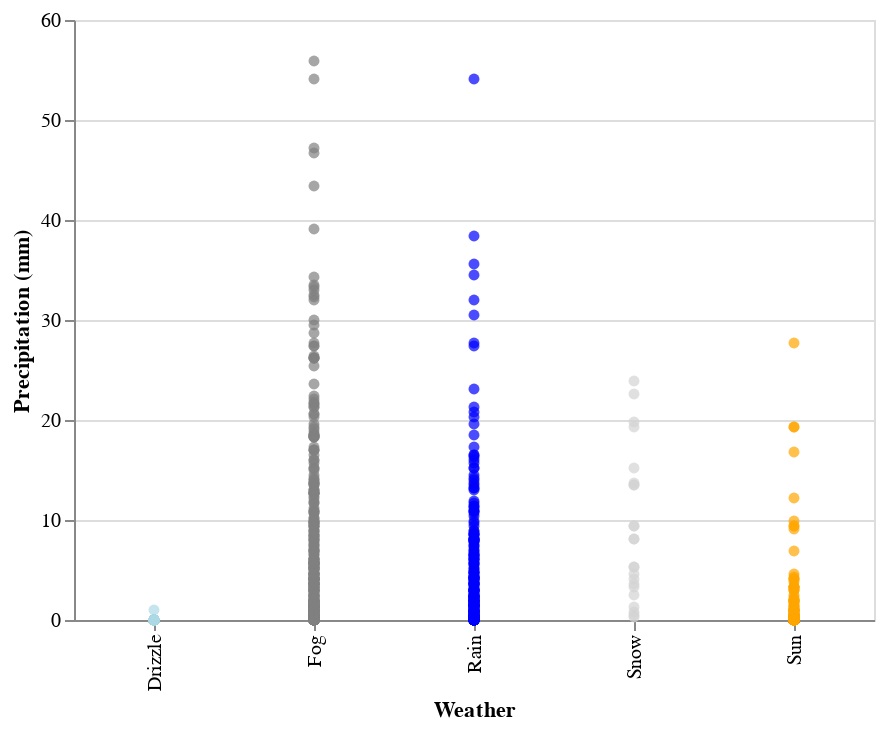

The notebook cell this image was saved under:
### Code cell
#Capitalising the first letter in the weather dataframe, to make it look neater.
weather["weather"] = weather["weather"].str.capitalize()

#making a strip plot
alt.Chart(weather).mark_circle().encode(
    x = alt.X("weather:N", title="Weather"), y=alt.Y("precipitation:Q",title="Precipitation (mm)"),
    color= alt.Color("weather:N",legend=None, 
    scale= alt.Scale(range = ["lightblue","grey","blue","lightgrey","orange"]))).properties(width=400)

### Figure 1 — Vega-Lite specification as saved in the notebook (floating-point values rounded to 4 significant figures; data arrays with more than 128 entries replaced by an {"elided": "..."} marker saying what was removed)
{"config": {"view": {"continuousWidth": 400, "continuousHeight": 300}}, "data": {"name": "data-4b110429d4c7fe1e2303f079fedef4e6"}, "mark": "circle", "encoding": {"color": {"type": "nominal", "field": "weather", "legend": null, "scale": {"range": ["lightblue", "grey", "blue", "lightgrey", "orange"]}}, "x": {"type": "nominal", "field": "weather", "title": "Weather"}, "y": {"type": "quantitative", "field": "precipitation", "title": "Precipitation (mm)"}}, "width": 400, "$schema": "https://vega.github.io/schema/vega-lite/v4.8.1.json", "datasets": {"data-4b110429d4c7fe1e2303f079fedef4e6": {"elided": "1461 records"}}}
